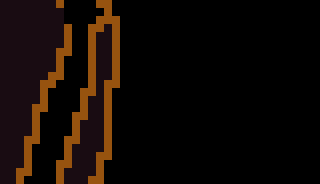

A 2D game scene composited from a Tiled map and its tileset images. What follows is a short description and the map's XML, with every tile layer's data as written:
An orthogonal 40x23 tile map with 8x8 px tiles, 2 tile layers (Terrain, Spikes) and 1 object.

<map version="1.10" tiledversion="1.12.2" orientation="orthogonal" renderorder="right-down" width="40" height="23" tilewidth="8" tileheight="8" infinite="0" nextlayerid="7" nextobjectid="47">
 <tileset firstgid="1" source="../tiles/Foregound.tsx" />
 <layer id="1" name="Terrain" width="40" height="23">
  <data encoding="csv">
5,5,5,5,5,5,5,1,0,0,0,0,1,1,0,0,0,0,0,0,0,0,0,0,0,0,0,0,0,0,0,0,0,0,0,0,0,0,0,0,
5,5,5,5,5,5,5,5,0,0,0,0,0,1,0,0,0,0,0,0,0,0,0,0,0,0,0,0,0,0,0,0,0,0,0,0,0,0,0,0,
5,5,5,5,5,5,5,5,0,0,0,0,1,1,1,0,0,0,0,0,0,0,0,0,0,0,0,0,0,0,0,0,0,0,0,0,0,0,0,0,
5,5,5,5,5,5,5,5,1,0,0,1,1,5,1,0,0,0,0,0,0,0,0,0,0,0,0,0,0,0,0,0,0,0,0,0,0,0,0,0,
5,5,5,5,5,5,5,5,1,0,0,1,5,5,1,0,0,0,0,0,0,0,0,0,0,0,0,0,0,0,0,0,0,0,0,0,0,0,0,0,
5,5,5,5,5,5,5,5,1,0,0,1,5,5,1,0,0,0,0,0,0,0,0,0,0,0,0,0,0,0,0,0,0,0,0,0,0,0,0,0,
5,5,5,5,5,5,5,1,1,0,0,1,5,5,1,0,0,0,0,0,0,0,0,0,0,0,0,0,0,0,0,0,0,0,0,0,0,0,0,0,
5,5,5,5,5,5,5,1,0,0,0,1,5,5,1,0,0,0,0,0,0,0,0,0,0,0,0,0,0,0,0,0,0,0,0,0,0,0,0,0,
5,5,5,5,5,5,5,1,0,0,0,1,5,5,1,0,0,0,0,0,0,0,0,0,0,0,0,0,0,0,0,0,0,0,0,0,0,0,0,0,
5,5,5,5,5,5,1,1,0,0,0,1,5,5,1,0,0,0,0,0,0,0,0,0,0,0,0,0,0,0,0,0,0,0,0,0,0,0,0,0,
5,5,5,5,5,1,1,0,0,0,0,1,5,1,1,0,0,0,0,0,0,0,0,0,0,0,0,0,0,0,0,0,0,0,0,0,0,0,0,0,
5,5,5,5,5,1,0,0,0,0,1,1,5,1,0,0,0,0,0,0,0,0,0,0,0,0,0,0,0,0,0,0,0,0,0,0,0,0,0,0,
5,5,5,5,5,1,0,0,0,0,1,5,5,1,0,0,0,0,0,0,0,0,0,0,0,0,0,0,0,0,0,0,0,0,0,0,0,0,0,0,
5,5,5,5,1,1,0,0,0,0,1,5,5,1,0,0,0,0,0,0,0,0,0,0,0,0,0,0,0,0,0,0,0,0,0,0,0,0,0,0,
5,5,5,5,1,0,0,0,0,1,1,5,5,1,0,0,0,0,0,0,0,0,0,0,0,0,0,0,0,0,0,0,0,0,0,0,0,0,0,0,
5,5,5,5,1,0,0,0,0,1,5,5,5,1,0,0,0,0,0,0,0,0,0,0,0,0,0,0,0,0,0,0,0,0,0,0,0,0,0,0,
5,5,5,5,1,0,0,0,0,1,5,5,5,1,0,0,0,0,0,0,0,0,0,0,0,0,0,0,0,0,0,0,0,0,0,0,0,0,0,0,
5,5,5,1,1,0,0,0,1,1,5,5,5,1,0,0,0,0,0,0,0,0,0,0,0,0,0,0,0,0,0,0,0,0,0,0,0,0,0,0,
5,5,5,1,0,0,0,0,1,5,5,5,5,1,0,0,0,0,0,0,0,0,0,0,0,0,0,0,0,0,0,0,0,0,0,0,0,0,0,0,
5,5,5,1,0,0,0,0,1,5,5,5,1,1,0,0,0,0,0,0,0,0,0,0,0,0,0,0,0,0,0,0,0,0,0,0,0,0,0,0,
5,5,5,1,0,0,0,1,1,5,5,5,1,0,0,0,0,0,0,0,0,0,0,0,0,0,0,0,0,0,0,0,0,0,0,0,0,0,0,0,
5,5,1,1,0,0,0,1,5,5,5,5,1,0,0,0,0,0,0,0,0,0,0,0,0,0,0,0,0,0,0,0,0,0,0,0,0,0,0,0,
5,5,1,0,0,0,0,1,5,5,5,1,1,0,0,0,0,0,0,0,0,0,0,0,0,0,0,0,0,0,0,0,0,0,0,0,0,0,0,0
</data>
 </layer>
 <layer id="3" name="Spikes" width="40" height="23">
  <data encoding="csv">
0,0,0,0,0,0,0,0,0,0,0,0,0,0,0,0,0,0,0,0,0,0,0,0,0,0,0,0,0,0,0,0,0,0,0,0,0,0,0,0,
0,0,0,0,0,0,0,0,0,0,0,0,0,0,0,0,0,0,0,0,0,0,0,0,0,0,0,0,0,0,0,0,0,0,0,0,0,0,0,0,
0,0,0,0,0,0,0,0,0,0,0,0,0,0,0,0,0,0,0,0,0,0,0,0,0,0,0,0,0,0,0,0,0,0,0,0,0,0,0,0,
0,0,0,0,0,0,0,0,0,0,0,0,0,0,0,0,0,0,0,0,0,0,0,0,0,0,0,0,0,0,0,0,0,0,0,0,0,0,0,0,
0,0,0,0,0,0,0,0,0,0,0,0,0,0,0,0,0,0,0,0,0,0,0,0,0,0,0,0,0,0,0,0,0,0,0,0,0,0,0,0,
0,0,0,0,0,0,0,0,0,0,0,0,0,0,0,0,0,0,0,0,0,0,0,0,0,0,0,0,0,0,0,0,0,0,0,0,0,0,0,0,
0,0,0,0,0,0,0,0,0,0,0,0,0,0,0,0,0,0,0,0,0,0,0,0,0,0,0,0,0,0,0,0,0,0,0,0,0,0,0,0,
0,0,0,0,0,0,0,0,0,0,0,0,0,0,0,0,0,0,0,0,0,0,0,0,0,0,0,0,0,0,0,0,0,0,0,0,0,0,0,0,
0,0,0,0,0,0,0,0,0,0,0,0,0,0,0,0,0,0,0,0,0,0,0,0,0,0,0,0,0,0,0,0,0,0,0,0,0,0,0,0,
0,0,0,0,0,0,0,0,0,0,0,0,0,0,0,0,0,0,0,0,0,0,0,0,0,0,0,0,0,0,0,0,0,0,0,0,0,0,0,0,
0,0,0,0,0,0,0,0,0,0,0,0,0,0,0,0,0,0,0,0,0,0,0,0,0,0,0,0,0,0,0,0,0,0,0,0,0,0,0,0,
0,0,0,0,0,0,0,0,0,0,0,0,0,0,0,0,0,0,0,0,0,0,0,0,0,0,0,0,0,0,0,0,0,0,0,0,0,0,0,0,
0,0,0,0,0,0,0,0,0,0,0,0,0,0,0,0,0,0,0,0,0,0,0,0,0,0,0,0,0,0,0,0,0,0,0,0,0,0,0,0,
0,0,0,0,0,0,0,0,0,0,0,0,0,0,0,0,0,0,0,0,0,0,0,0,0,0,0,0,0,0,0,0,0,0,0,0,0,0,0,0,
0,0,0,0,0,0,0,0,0,0,0,0,0,0,0,0,0,0,0,0,0,0,0,0,0,0,0,0,0,0,0,0,0,0,0,0,0,0,0,0,
0,0,0,0,0,0,0,0,0,0,0,0,0,0,0,0,0,0,0,0,0,0,0,0,0,0,0,0,0,0,0,0,0,0,0,0,0,0,0,0,
0,0,0,0,0,0,0,0,0,0,0,0,0,0,0,0,0,0,0,0,0,0,0,0,0,0,0,0,0,0,0,0,0,0,0,0,0,0,0,0,
0,0,0,0,0,0,0,0,0,0,0,0,0,0,0,0,0,0,0,0,0,0,0,0,0,0,0,0,0,0,0,0,0,0,0,0,0,0,0,0,
0,0,0,0,0,0,0,0,0,0,0,0,0,0,0,0,0,0,0,0,0,0,0,0,0,0,0,0,0,0,0,0,0,0,0,0,0,0,0,0,
0,0,0,0,0,0,0,0,0,0,0,0,0,0,0,0,0,0,0,0,0,0,0,0,0,0,0,0,0,0,0,0,0,0,0,0,0,0,0,0,
0,0,0,0,0,0,0,0,0,0,0,0,0,0,0,0,0,0,0,0,0,0,0,0,0,0,0,0,0,0,0,0,0,0,0,0,0,0,0,0,
0,0,0,0,0,0,0,0,0,0,0,0,0,0,0,0,0,0,0,0,0,0,0,0,0,0,0,0,0,0,0,0,0,0,0,0,0,0,0,0,
0,0,0,0,0,0,0,0,0,0,0,0,0,0,0,0,0,0,0,0,0,0,0,0,0,0,0,0,0,0,0,0,0,0,0,0,0,0,0,0
</data>
 </layer>
 <objectgroup id="4" name="Death" />
 <objectgroup id="5" name="Entities" />
 <objectgroup id="6" name="Boundaries">
  <object id="46" x="315.75" y="1" width="3.25" height="184" />
 </objectgroup>
</map>
